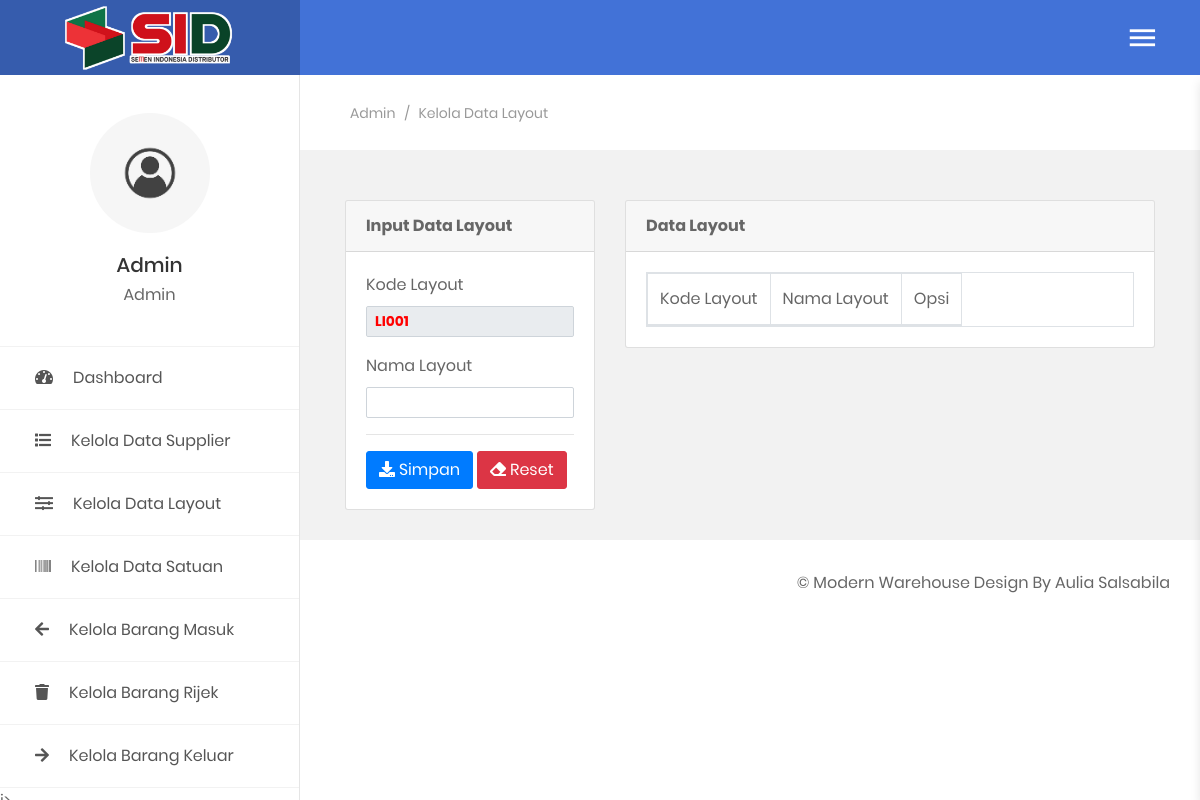
/public/admin-panel.php?page=data-layout (signed in), run on an earlier commit of the app's database.
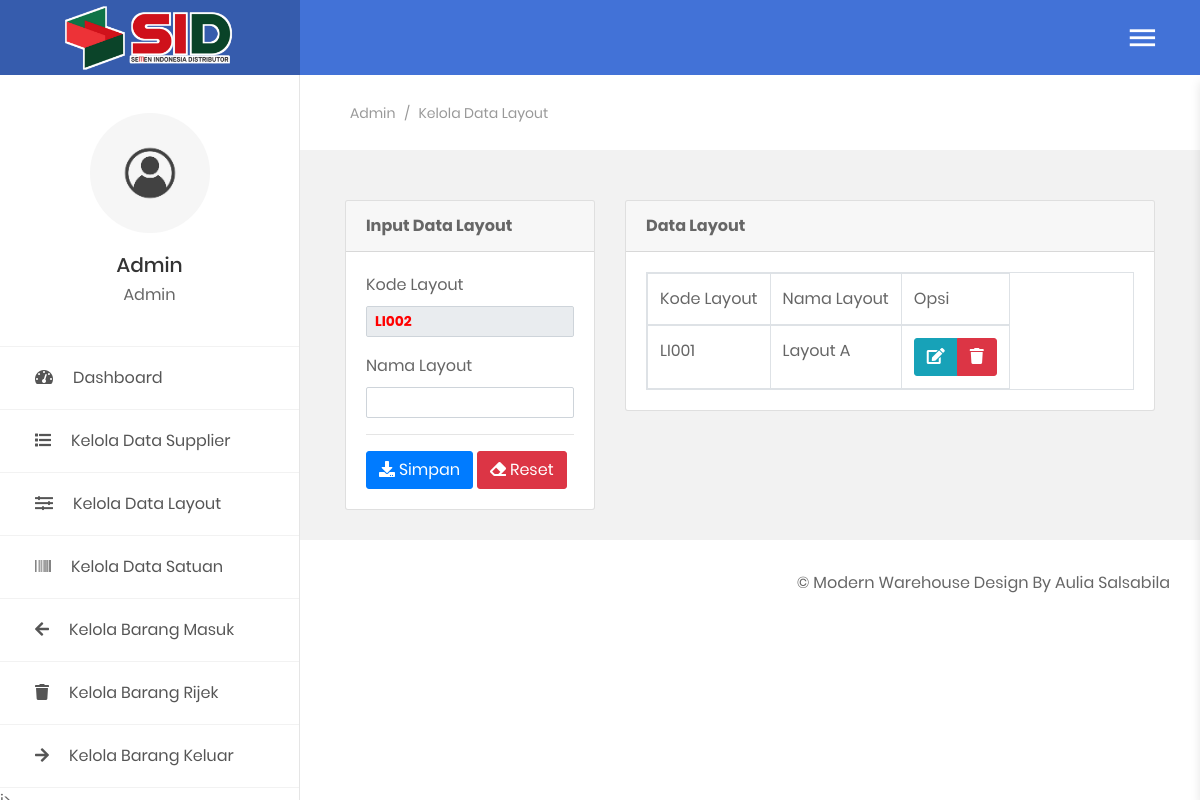
And on a later commit of the database.
### tables this page shows
CREATE TABLE `table_layout` (
  `kd_layout` varchar(7) NOT NULL,
  `layout` varchar(30) NOT NULL
);

### functions/functions.php (called while the page is built, shortened)
<?php
class lsp
{
    public function autokode($table, $field, $pre)
    {
        global $con;
        $sqlc   = "SELECT COUNT($field) as jumlah FROM $table";
        $querys = mysqli_query($con, $sqlc);
        $number = mysqli_fetch_assoc($querys);
        if ($number['jumlah'] > 0) {
            $sql    = "SELECT MAX($field) as kode FROM $table";
            $query  = mysqli_query($con, $sql);
            $number = mysqli_fetch_assoc($query);
            $strnum = substr($number['kode'], 2, 3);
            $strnum = $strnum + 1;
            if (strlen($strnum) == 3) {
                $kode = $pre . $strnum;
            } else if (strlen($strnum) == 2) {
                $kode = $pre . "0" . $strnum;
            } else if (strlen($strnum) == 1) {
                $kode = $pre . "00" . $strnum;
            }
        } else {
            $kode = $pre . "001";
        }
        return $kode;
    }
    public function select($table)
    {
        global $con;
        $sql = "SELECT * FROM $table";
        $query = mysqli_query($con, $sql);
        $data = [];
        while ($bigData = mysqli_fetch_assoc($query)) {
            $data[] = $bigData;
        }
        return $data;
    }
}

### public/includes/admin/data-layout.php (the view, shortened to what the changed rows need)
<?php
$me       = new lsp();
$table    = "table_layout";
$dataLayout  = $me->select($table);
$autokode = $me->autokode($table, "kd_layout", "LI");
?>
<section class="statistic">
    <div class="section__content section__content--p30">
        <div class="container-fluid">
            <div class="row">
                <div class="col-md-4">
                    <div class="card">
                        <div class="card-body">
                            <form method="post" enctype="multipart/form-data">
                                <div class="form-group">
                                    <label for="">Kode Layout</label>
                                    <?php if (!isset($_GET['edit'])) : ?>
                                        <input type="text" class="form-control form-control-sm" name="kode_layout" style="font-weight: bold; color: red;" value="<?php echo $autokode; ?>" readonly>
                                    <?php endif ?>
                                </div>
                            </form>
                        </div>
                    </div>
                </div>
                <div class="col-md-8">
                    <div class="card">
                        <div class="card-body">
                            <table id="myDataTables" class="table table-responsive table-striped table-bordered" style="width:100%">
                                <thead>
                                    <tr>
                                        <td>Kode Layout</td>
                                        <td>Nama Layout</td>
                                        <td>Opsi</td>
                                    </tr>
                                </thead>
                                <tbody>
                                    <?php
                                    $no = 1;
                                    foreach ($dataLayout as $ds) {
                                    ?>
                                        <tr>
                                            <td><?= $ds['kd_layout'] ?></td>
                                            <td><?= $ds['layout'] ?></td>
                                            <td class="text-center">
                                                <div class="btn-group">
                                                    <a data-toggle="tooltip" data-placement="top" title="Edit" href="?page=data-layout&edit&id=<?= $ds['kd_layout'] ?>" class="btn btn-info"><i class="fa fa-edit"></i></a>
                                                    <button data-toggle="tooltip" data-placement="top" title="Hapus" class="btn btn-danger"><i class="fa fa-trash" id="btnDelete<?php echo $no; ?>"></i></button>
                                                </div>
                                            </td>
                                        </tr>
                                    <?php $no++;
                                    } ?>
                                </tbody>
                            </table>
                        </div>
                    </div>
                </div>
            </div>
        </div>
    </div>
    </div>

What changed in the data, as far as the page shows it:
added table_layout: kd_layout "LI001", layout "Layout A"
Also different on the page:
form field kode_layout: "LI001" → "LI002"
